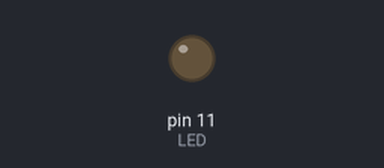
Simulated run of this sketch. Board: Arduino Uno, built with avr-gcc and run on an emulated ATmega328P. Parts: output pins drawn as LEDs (lit = HIGH).

Above: at 0.05 s.
At 3.45 s:
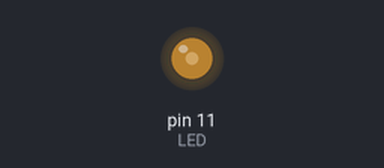
At 6.95 s:
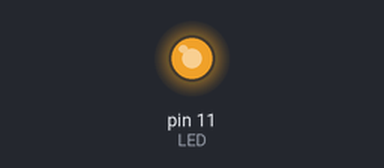
At 13.95 s:
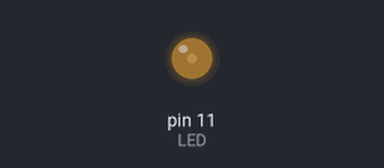
Timing chart, 0 to 19.5 s (numbered marks = the images above):
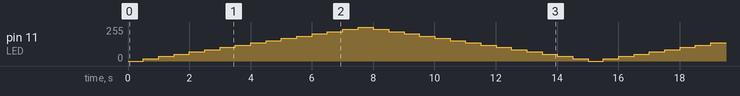

The sketch:

clase08-01.ino
```cpp
/*Programa que ilumina con diferentes intensidades un led,
 *
 *O programa deve definir un número limitado de niveles
 *de luminosidade empezando desde 0, subir de intensidade.
 *Ao chegar ao máximo debe disminuir a intensidade ata 0.
 *
 *Criterios acercac do código:
 *Ten que ser lexible
 *O mantemento debe ser omais sinxelo posible

*/

#define LED 11 //Saida analóxica

int tempo = 500;
int nivel = 0;
int incremento = 17;

void setup(){
  // As entradas analóxicas non se declaran no setup()
  nivel = 0;


}

void loop(){
  Serial.print("Nivel de luminosidade: ");
  Serial.println(nivel);
  analogWrite(LED, nivel);
  delay(tempo);

  if(nivel + incremento < 0 || nivel + incremento > 255) {
    incremento = -incremento;
  }
  nivel += incremento;
}

  /*
  if (nivel + incremento > 255) {
    incremento = -incremento;
  }

  else if (nivel + incremento < 0) {
    incremento = -incremento;
  }

  nivel += incremento;

}
*/


  /*
  if (nivel > 255) {
    incremento = -51;
  }
  else if (nivel < 0) {
    incremento = 51;
  }
  nivel += incremento; // nivel = nivel + incremento
  Serial.print("Nivel de luminosidade: ");
  Serial.print(nivel);

}
*/


/*
int tempo = 200;

//Declaración de niveis
int nivel00 = 0;
int nivel01 = 51;
int nivel02 = 102;
int nivel03 = 153;
int nivel04 = 204;
int nivel05 = 255;

void setup(){
  // As entradas analóxicas non se declaran no setup()

}

void loop () {
  analogWrite(LED, nivel00);
  delay(tempo);
  analogWrite(LED, nivel01);
  delay(tempo);
  analogWrite(LED, nivel02);
  delay(tempo);
  analogWrite(LED, nivel03);
  delay(tempo);
  analogWrite(LED, nivel04);
  delay(tempo);
  analogWrite(LED, nivel05);
  delay(tempo);
  analogWrite(LED, nivel04);
  delay(tempo);
  analogWrite(LED, nivel03);
  delay(tempo);
  analogWrite(LED, nivel02);
  delay(tempo);
  analogWrite(LED, nivel01);
  delay(tempo);
  analogWrite(LED, nivel00);
  delay(tempo);


}
*/
```
